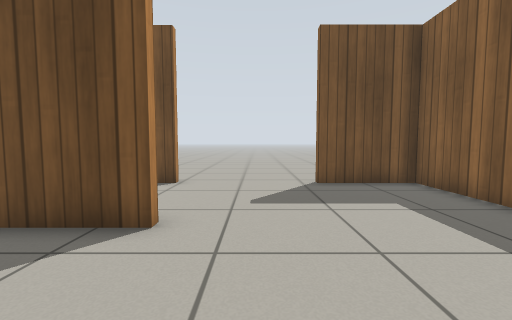
view 1 (above)

12 first-person views from a walk through a robot-simulator world made for Gazebo. The camera is 0.67 m above the floor, tilts 4° down and sees 90° across. The floor is counted in squares, 0.5 m on a side. Each view is taken from the middle of a square. On the plan, view 1 faces up. The plan holds only what a view shows up to about 13 squares ahead; the rest is blank. Simple patterns stand in for the simulator's built-in surfaces.

view 2
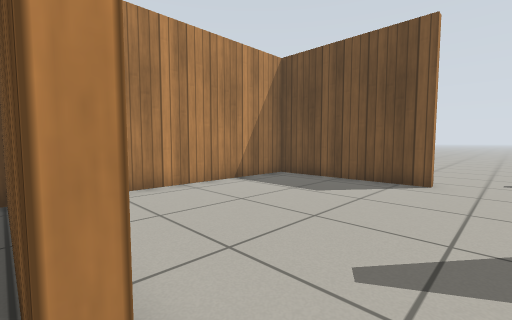

view 3
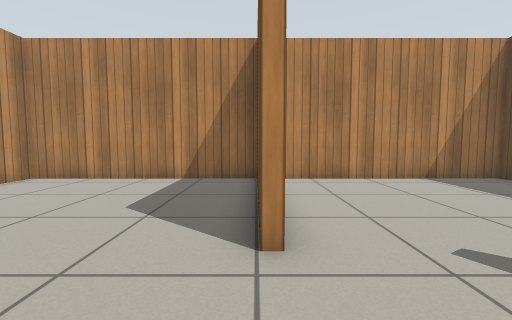

view 4
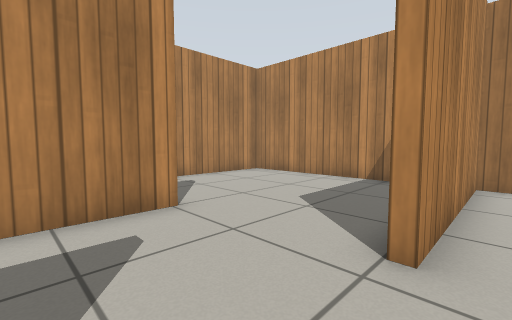

view 5
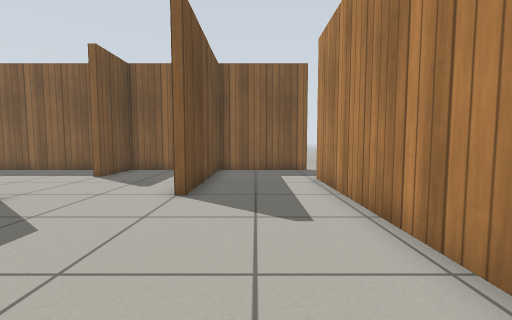

view 6
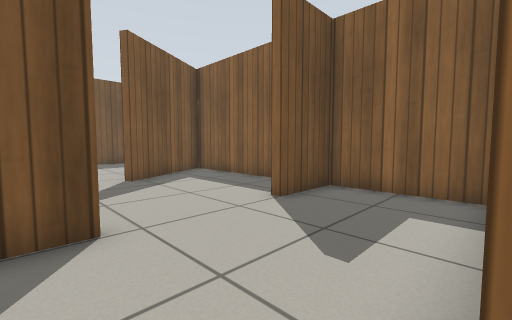

view 7
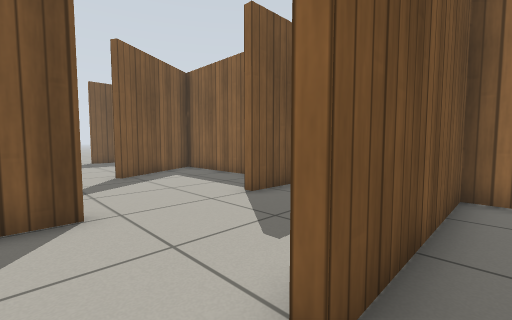

view 8
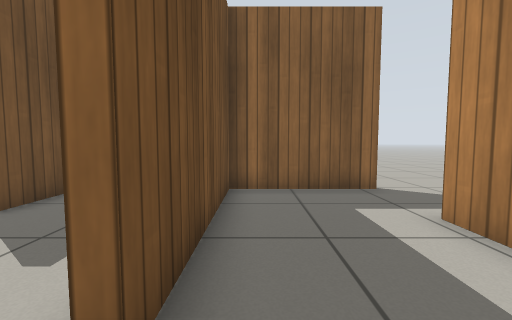

view 9
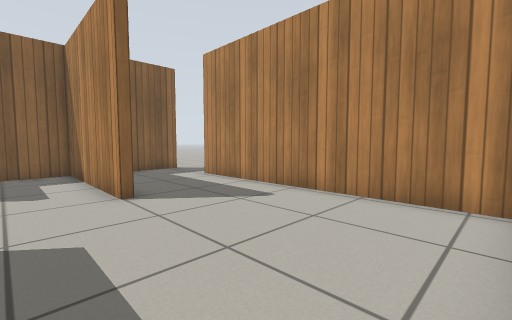

view 10
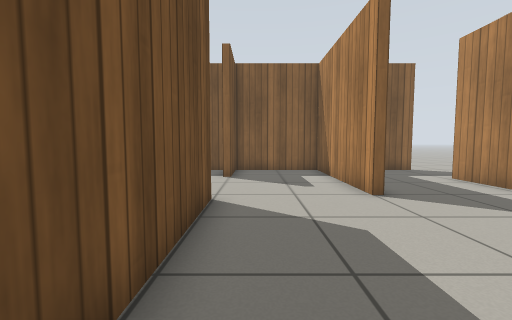

view 11
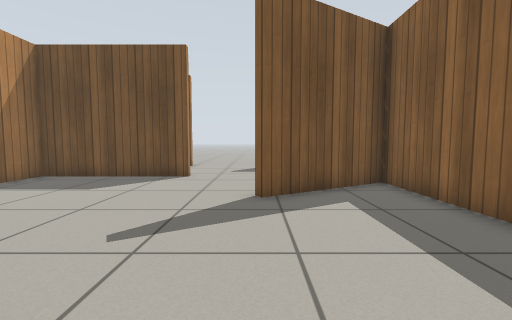

view 12
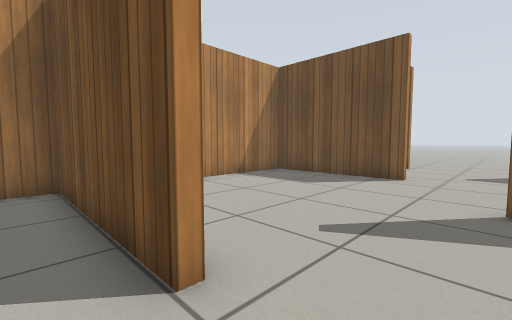

### Floor plan
Points are (right, up) in squares from view 1. A wall is a line through its corners. A room is listed if a view was taken in it or the views show most of it. See-through windows are left out.
Room 1 (views 1, 4)
walls: (-1.5, 3.9) (-7.3, 3.9) (-7.3, -4.6) (-1, -4.6); (5.2, -4.5) (5.2, 2.4) (1.1, 0.1)
ways out: opening at (0.5, -5) to room 2; opening at (0, 2.7)
Room 2 (views 2, 3, 5, 6, 7, 8, 9, 10, 11, 12)
walls: (-0.6, -8.9) (5.2, -8.9) (5.2, -5) (2.8, -5) (2.8, -4.6); (-1, -5) (-7.3, -5) (-7.3, -13.2) (2.4, -13.2); (5.2, -12.5) (5.2, -9.2) (-0.6, -9.2)
ways out: opening at (0.5, -5) to room 1; opening at (3.5, -13)

Positions as (right, up) in squares from view 1, and headings:
1: (0, 0), facing up
2: (0, -5), facing up-left
3: (2, -5), facing left
4: (2, -4), facing down-left
5: (-7, -11), facing right
6: (-2, -9), facing up-right
7: (-2, -10), facing up-right
8: (-2, -10), facing right
9: (-7, -7), facing down-right
10: (-7, -6), facing right
11: (1, -6), facing up
12: (1, -6), facing up-left
